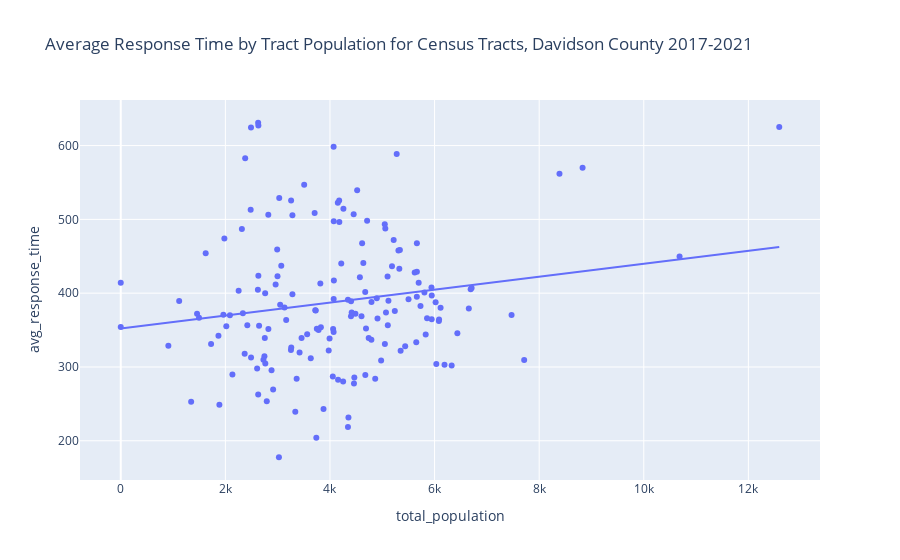

This figure's notebook cell:
### Markdown cell above
- Take the incidents_by_tract dataframe from Section 1, and make plots regarding response time

### Code cell
fig = px.scatter(inc_tract_gdf, x='total_population', y='avg_response_time', trendline='ols',
    title="Average Response Time by Tract Population for Census Tracts, Davidson County 2017-2021")
fig.show()
fig.write_html('avg_res_by_tract_population.html')

### Figure 1 — Plotly figure (JSON) as saved in the notebook; plotly's stock layout.template omitted (floating-point values rounded to 4 significant figures; data arrays with more than 128 entries replaced by an {"elided": "..."} marker saying what was removed)
{"data": [{"hovertemplate": "total_population=%{x}<br>avg_response_time=%{y}<extra></extra>", "legendgroup": "", "marker": {"color": "#636efa", "symbol": "circle"}, "mode": "markers", "name": "", "orientation": "v", "showlegend": false, "type": "scatter", "x": {"elided": "161 int values"}, "xaxis": "x", "y": {"elided": "161 float values"}, "yaxis": "y"}, {"hovertemplate": "<b>OLS trendline</b><br>avg_response_time = 0.00878016 * total_population + 352.027<br>R<sup>2</sup>=0.029423<br><br>total_population=%{x}<br>avg_response_time=%{y} <b>(trend)</b><extra></extra>", "legendgroup": "", "marker": {"color": "#636efa", "symbol": "circle"}, "mode": "lines", "name": "", "showlegend": false, "type": "scatter", "x": {"elided": "161 int values"}, "xaxis": "x", "y": {"elided": "161 float values"}, "yaxis": "y"}], "layout": {"legend": {"tracegroupgap": 0}, "title": {"text": "Average Response Time by Tract Population for Census Tracts, Davidson County 2017-2021"}, "xaxis": {"anchor": "y", "domain": [0, 1], "title": {"text": "total_population"}}, "yaxis": {"anchor": "x", "domain": [0, 1], "title": {"text": "avg_response_time"}}}}
